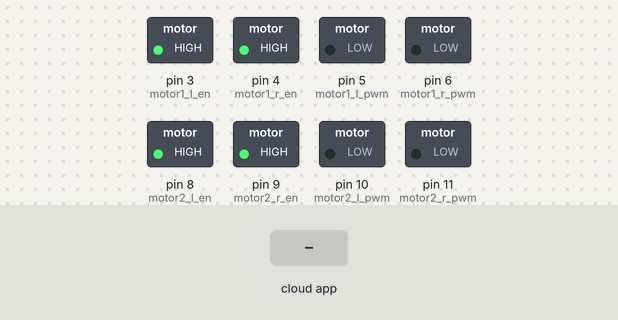
The sketch below on a simulated Arduino Uno, built with avr-gcc and run on an emulated ATmega328P. Parts: switched loads named in the sketch (green lamp = pin HIGH). The inputs (shaded band) are chosen by the test bench. The ROS host is connected and sends only what is stated.

Above: at 1.2 s.
1.3 s: the phone or cloud app sets signal to -100
At 2.4 s:
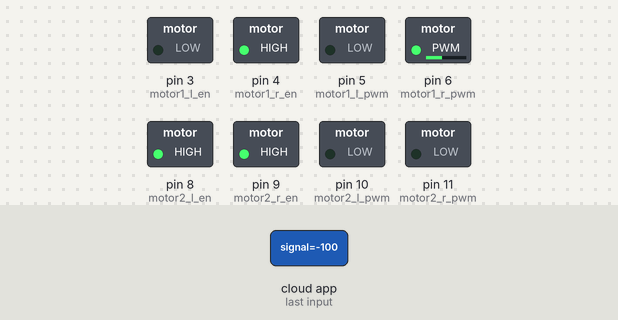
2.8 s: the phone or cloud app sets change_state to 0
At 3.5 s:
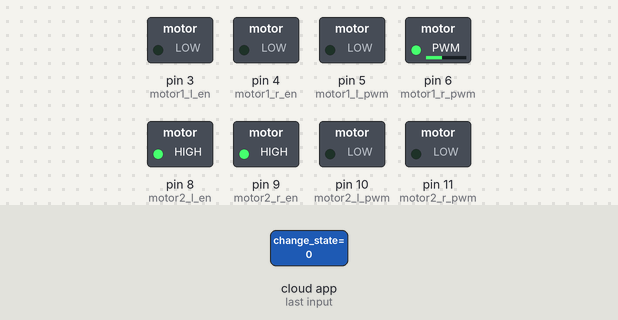
4.3 s: the phone or cloud app sets signal to 0
At 4.7 s:
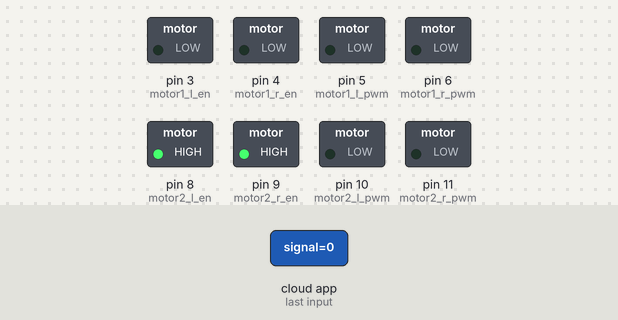
5.8 s: the phone or cloud app sets signal to 100
At 7.0 s:
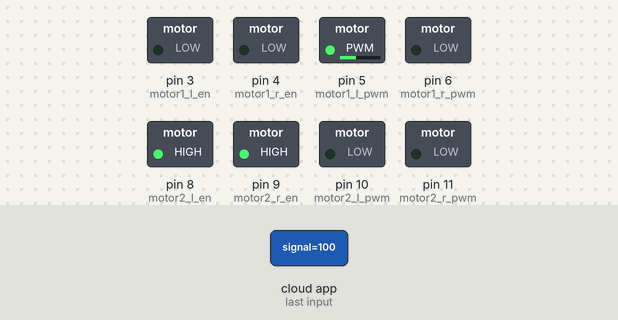
7.3 s: the phone or cloud app sets change_state to 1
At 8.2 s:
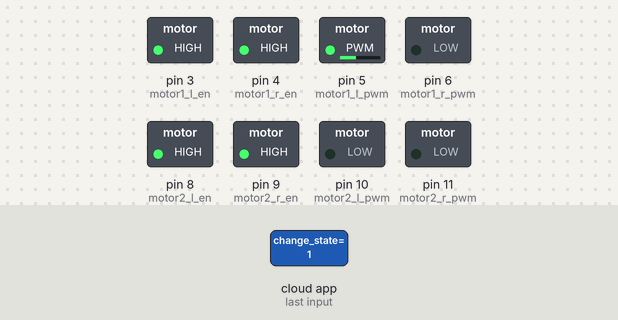
8.8 s: the phone or cloud app sets signal to 100
At 9.3 s:
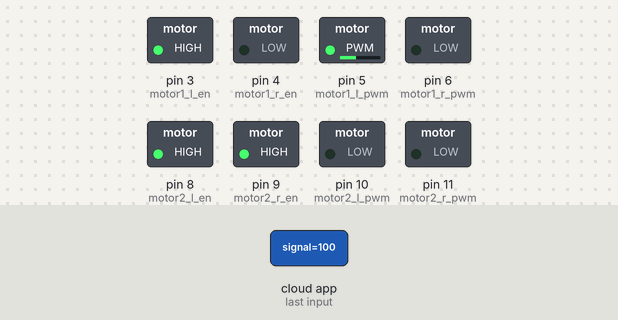
Timing chart, 0 to 11.3 s (numbered marks = the images above; inputs shaded):
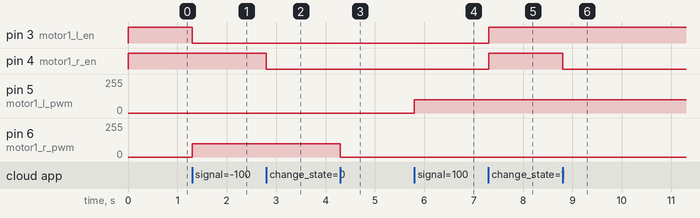

Measured:
- after the input at 1.3 s, pin 3 (motor1_l_en): HIGH → LOW at once; pin 6 (motor1_r_pwm): 0/255 → 100/255 at once
- after the input at 2.8 s, pin 4 (motor1_r_en): HIGH → LOW at once
- after the input at 4.3 s, pin 6 (motor1_r_pwm): 100/255 → 0/255 at once
- after the input at 5.8 s, pin 5 (motor1_l_pwm): 0/255 → 100/255 at once
- after the input at 7.3 s, pin 3 (motor1_l_en), pin 4 (motor1_r_en): LOW → HIGH at once
- after the input at 8.8 s, pin 4 (motor1_r_en): HIGH → LOW at once

The sketch:

tara_motor_controller.ino
```cpp
#include <ros.h>
#include <std_msgs/Int16.h>
#include <std_msgs/Bool.h>
#include <std_msgs/Float32.h>

ros::NodeHandle nh;

/* Right motor */
const int motor1_l_pwm = 5;
const int motor1_l_en = 3;
const int motor1_r_en = 4;
const int motor1_r_pwm = 6;

boolean motor1_stopped = true;
boolean motor1_enabled = false;
boolean motor1_forward;

/* Left motor */
const int motor2_l_pwm = 10;
const int motor2_l_en = 8;
const int motor2_r_en = 9;
const int motor2_r_pwm = 11;

boolean motor2_forward;
boolean motor2_stopped = true;
boolean motor2_enabled = false;


void slow_stop_motor(int motor)
{
  if(motor == 1)
  {
    motor1_enabled = false;
    motor1_stopped = true;
    digitalWrite(motor1_r_en, LOW);
    digitalWrite(motor1_l_en, LOW);
  }
  else if (motor == 2)
  {
    motor2_enabled = false;
    motor2_stopped = true;
    digitalWrite(motor2_r_en, LOW);
    digitalWrite(motor2_l_en, LOW);
  }
}

void enable_motor(int motor)
{
  if(motor == 1)
  {
    digitalWrite(motor1_r_en, HIGH);
    digitalWrite(motor1_l_en, HIGH);
    motor1_enabled = true;
  }
  else if (motor == 2)
  {
    digitalWrite(motor2_r_en, HIGH);
    digitalWrite(motor2_l_en, HIGH);
    motor2_enabled = true;
  }
}

void quick_stop_motor(int motor)
{
  if(motor == 1)
  {
    motor1_stopped = true;
    analogWrite(motor1_l_pwm, 0);
    analogWrite(motor1_r_pwm, 0);
  }
  else if (motor == 2)
  {
    analogWrite(motor2_r_pwm, 0);
    analogWrite(motor2_l_pwm, 0);
    motor2_stopped = true;
  }
}

void motor1_signal( const std_msgs::Float32& msg)
{
  if(msg.data < 0)
  {
    motor1_forward = false;
    digitalWrite(motor1_l_en, LOW);
    analogWrite(motor1_l_pwm, 0);
    analogWrite(motor1_r_pwm, abs(msg.data));
  }
  else if(msg.data > 0)
  {
    motor1_forward = true;
    digitalWrite(motor1_r_en, LOW);
    analogWrite(motor1_r_pwm, 0);
    analogWrite(motor1_l_pwm, abs(msg.data));
  }
  else if (msg.data == 0)
  {
    quick_stop_motor(1);
  }
}

void motor2_signal( const std_msgs::Float32& msg)
{
  if(msg.data < 0)
  {
    motor2_forward = false;
    digitalWrite(motor2_l_en, LOW);
    analogWrite(motor2_l_pwm, 0);
    analogWrite(motor2_r_pwm, abs(msg.data));
  }
  else if(msg.data > 0)
  {
    motor2_forward = true;
    digitalWrite(motor2_r_en, LOW);
    analogWrite(motor2_r_pwm, 0);
    analogWrite(motor2_l_pwm, abs(msg.data));
  }
  else if (msg.data == 0)
  {
    quick_stop_motor(2);
  }
}

void motor1_state( const std_msgs::Bool& msg)
{
  if(msg.data)
  {
    digitalWrite(motor1_l_en, HIGH);
    digitalWrite(motor1_r_en, HIGH);
  }
  else
  {
    digitalWrite(motor1_r_en, LOW);
    digitalWrite(motor1_l_en, LOW);
  }
}

void motor2_state( const std_msgs::Bool& msg)
{
  if(msg.data)
  {
    digitalWrite(motor2_l_en, HIGH);
    digitalWrite(motor2_r_en, HIGH);
  }
  else
  {
    digitalWrite(motor2_r_en, LOW);
    digitalWrite(motor2_l_en, LOW);
  }
}
ros::Subscriber<std_msgs::Float32> sub_motor2_signal("tara_firmware/motor2/signal", &motor2_signal );
ros::Subscriber<std_msgs::Float32> sub_motor1_signal("tara_firmware/motor1/signal", &motor1_signal );

ros::Subscriber<std_msgs::Bool> sub_motor2_state("tara_firmware/motor2/change_state", &motor2_state );
ros::Subscriber<std_msgs::Bool> sub_motor1_state("tara_firmware/motor1/change_state", &motor1_state );

void setup()
{

  pinMode(motor1_r_pwm, OUTPUT);
  pinMode(motor2_r_pwm, OUTPUT);
  pinMode(motor1_l_pwm, OUTPUT);
  pinMode(motor2_l_pwm, OUTPUT);
  pinMode(motor1_l_en, OUTPUT);
  pinMode(motor1_r_en, OUTPUT);
  pinMode(motor2_r_en, OUTPUT);
  pinMode(motor2_l_en, OUTPUT);

  digitalWrite(motor1_l_en, HIGH);
  digitalWrite(motor1_r_en, HIGH);

  digitalWrite(motor2_r_en, HIGH);
  digitalWrite(motor2_l_en, HIGH);

  motor1_enabled = true;
  motor2_enabled = true;

  nh.initNode();
  nh.subscribe(sub_motor1_signal);
  nh.subscribe(sub_motor2_signal);
  nh.subscribe(sub_motor1_state);
  nh.subscribe(sub_motor2_state);
}

void loop()
{
  nh.spinOnce();
  delay(1);
}
```
